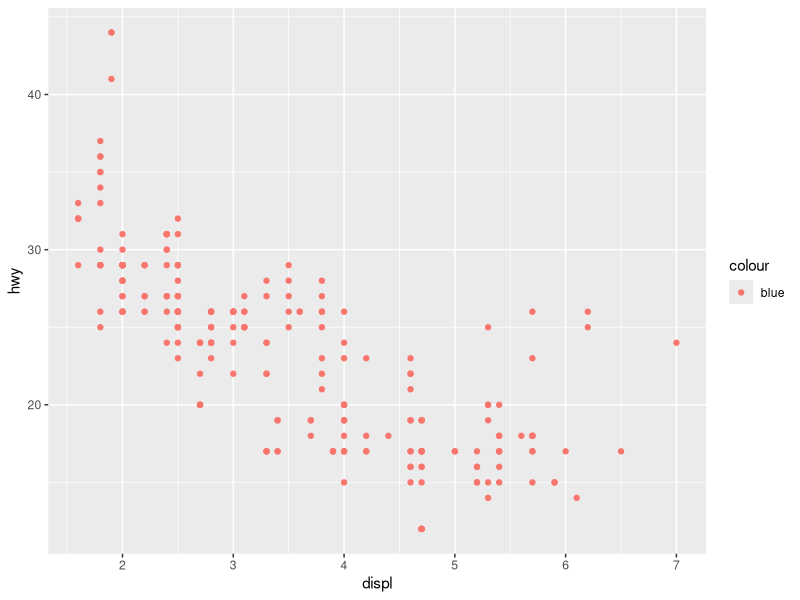
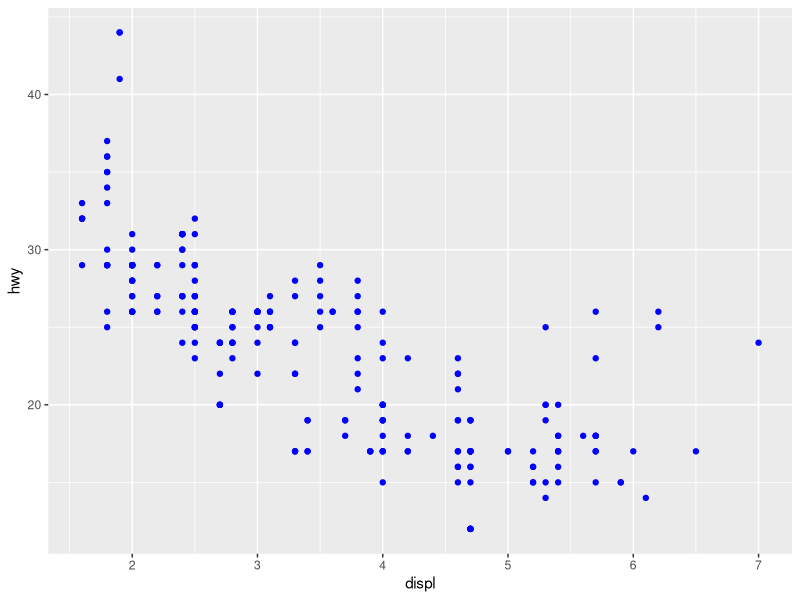
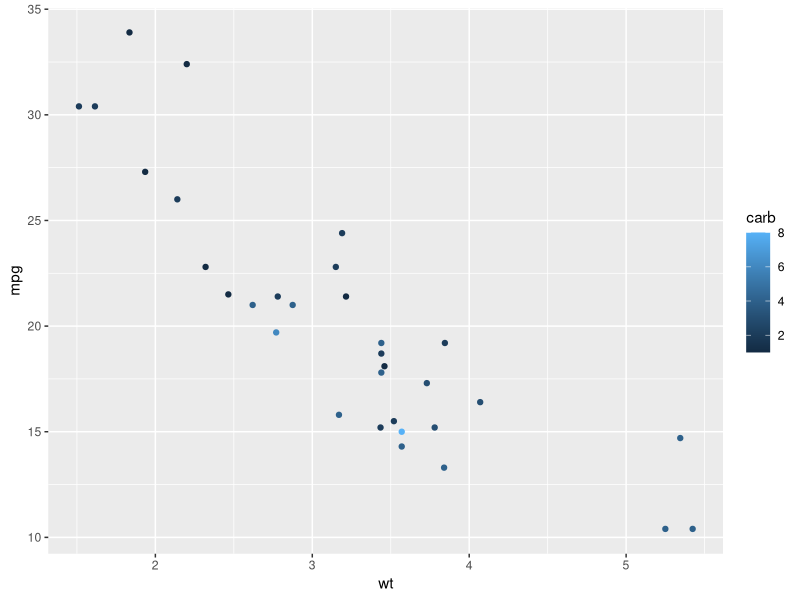
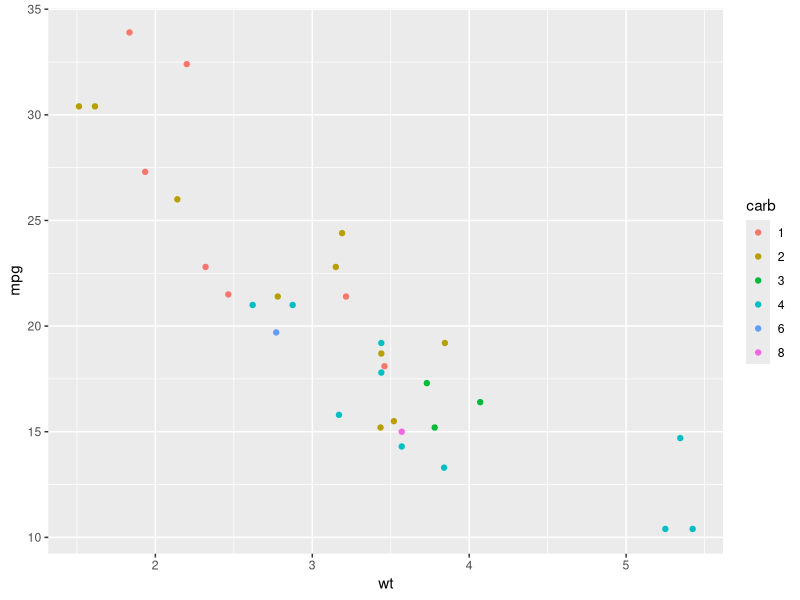
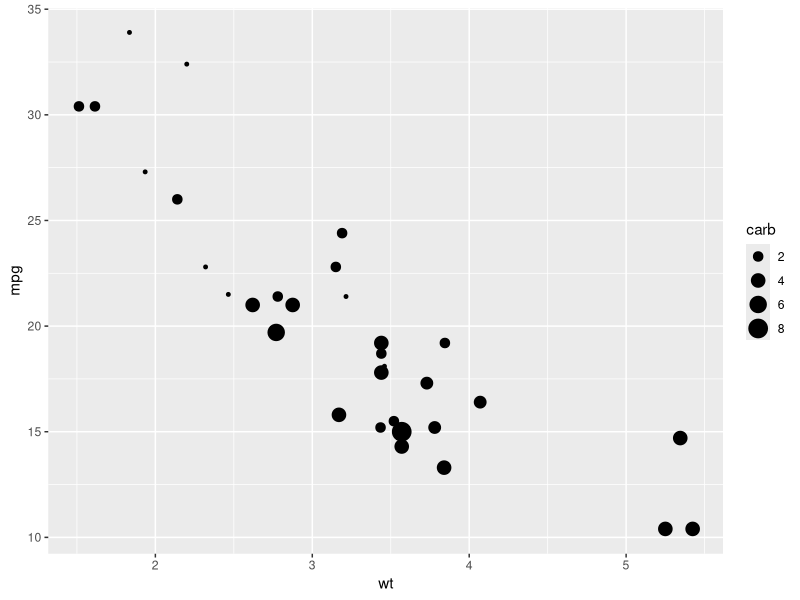
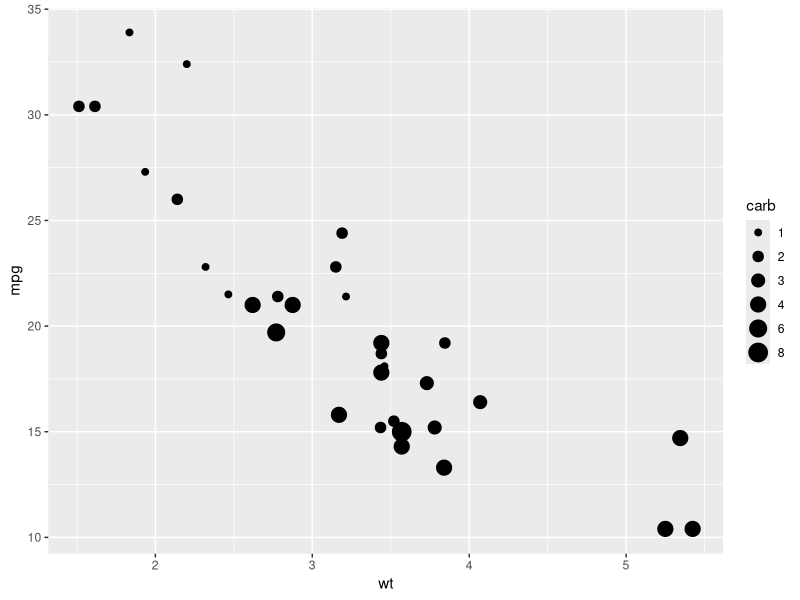

Recreate these plots in R, in order. (Note: this script raises an error after producing the figures.)
## ---- chunk 1
knitr::opts_chunk$set(
  fig.align = "center",
  cache = TRUE
)

imdb <- readr::read_csv("assets/data/imdb.csv")
## ---- chunk 2
library(dplyr)
library(ggplot2)
## ---- chunk 3
ggplot(data = mpg) + 
  geom_point(mapping = aes(x = displ, y = hwy, color = "blue"))
## ---- chunk 4
ggplot(data = mpg) + 
  geom_point(mapping = aes(x = displ, y = hwy), color = "blue")
## ---- chunk 5
# Cor (var continua)
mtcars %>% 
  ggplot() +
  geom_point(aes(y = mpg, x = wt, color = carb))

# Cor (var discreta)
mtcars %>% 
  mutate(carb = as.character(carb)) %>% 
  ggplot() +
  geom_point(aes(y = mpg, x = wt, color = carb))
## ---- chunk 6
# Tamanho (var continua)
mtcars %>% 
  ggplot() +
  geom_point(aes(y = mpg, x = wt, size = carb))

# Tamanho (var discreta)
mtcars %>% 
  mutate(carb = as.character(carb)) %>% 
  ggplot() +
  geom_point(aes(y = mpg, x = wt, size = carb))
## ---- chunk 7
# Forma (var continua)
# Não pode ser utilizada com variável contínua
mtcars %>% 
  ggplot() +
  geom_point(aes(y = mpg, x = wt, shape = carb))
## ---- chunk 8
# Forma (var discreta)
mtcars %>% 
  mutate(carb = as.character(carb)) %>%
  ggplot() +
  geom_point(aes(y = mpg, x = wt, shape = carb))
## ---- chunk 9
mtcars %>% 
  ggplot() +
  geom_point(aes(y = mpg, x = qsec))
## ---- chunk 10
mtcars %>% 
  ggplot(aes(y = mpg, x = vs)) +
  geom_point()
## ---- chunk 11
mtcars %>% 
  mutate(vs = as.character(vs)) %>% 
  ggplot(aes(y = mpg, x = vs)) +
  geom_boxplot()
## ---- chunk 12
imdb %>% 
  ggplot(aes(y = nota_imdb, x = orcamento)) +
  geom_point()
## ---- chunk 13
imdb %>% 
  group_by(ano) %>% 
  summarise(orcamento_medio = mean(orcamento, na.rm = TRUE)) %>% 
  ggplot(aes(x = ano, y = orcamento_medio)) +
  geom_line()
## ---- chunk 14
imdb %>% 
  group_by(ano) %>% 
  summarise(orcamento_medio = mean(orcamento, na.rm = TRUE)) %>% 
  ggplot(aes(x = ano, y = orcamento_medio)) +
  geom_col()
## ---- chunk 15
top_5_produtoras <- imdb %>% 
  count(producao) %>% 
  slice_max(order_by = n, n = 5) %>% 
  pull(producao)

imdb %>% 
  filter(producao %in% top_5_produtoras) %>% 
  mutate(lucro = receita - orcamento) %>% 
  ggplot(aes(y = producao, x = lucro)) +
  geom_boxplot()
## ---- chunk 16
diretores <- c(
  "Steven Spielberg", 
  "Quentin Tarantino", 
  "Robert Zemeckis",
  "Martin Scorsese"
)

imdb %>% 
  filter(direcao %in% diretores) %>% 
  group_by(ano, direcao) %>% 
  summarise(nota_media = mean(nota_imdb, na.rm = TRUE)) %>% 
  ggplot(aes(x = ano, y = nota_media)) +
  geom_point() +
  geom_line() +
  facet_wrap(vars(direcao))
## ---- chunk 17
imdb %>% 
  filter(direcao %in% diretores) %>% 
  group_by(ano, direcao) %>% 
  summarise(nota_media = mean(nota_imdb, na.rm = TRUE)) %>% 
  ggplot(aes(x = ano, y = nota_media)) +
  geom_point() +
  geom_line() +
  facet_wrap(vars(direcao), ncol = 1)
## ---- chunk 18
imdb_notas_8 <- imdb %>%
  mutate(nota_maior_que_8 = ifelse(nota_imdb > 8, "Nota maior que 8", "Nota menor que 8"))
## ---- chunk 19
tabela <- imdb_notas_8 %>%
  filter(nota_maior_que_8 == "Nota maior que 8") %>%
  count(ano)

tabela
## ---- chunk 20
tabela %>%
  ggplot(aes(x = ano, y = n)) +
  geom_col()
